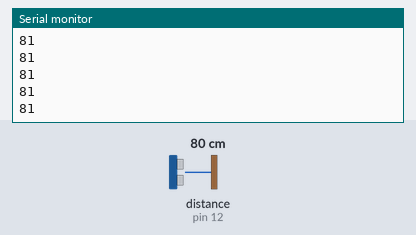
The sketch below on a simulated Arduino Uno, built with avr-gcc and run on an emulated ATmega328P. Shown: the last lines printed to the serial monitor. Inputs (shaded band) come from the test bench; at power-on: distance to the obstacle (sensor on pin 12) 80 cm. The echo pulse lasts 58.3 µs per cm.

Above: at 3.2 s.
3.3 s: distance to the obstacle (sensor on pin 12) set to 2 cm
At 3.51 s:
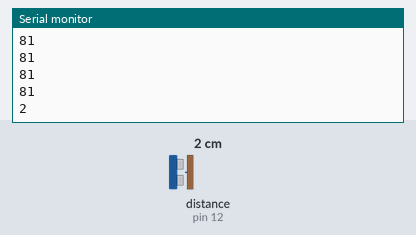
4.8 s: distance to the obstacle (sensor on pin 12) set to 4 cm
At 5.01 s:
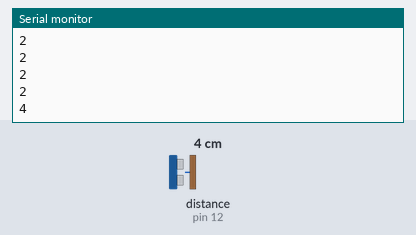
Timing chart, 0 to 7.8 s (numbered marks = the images above; inputs shaded):
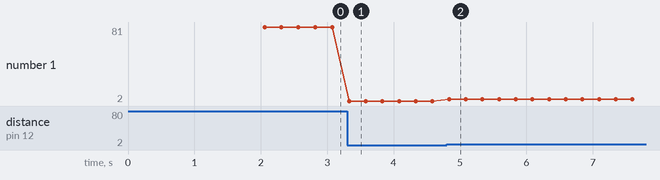

The sketch:

PingExample.ino
```cpp
#include <NewPing.h>
#include <DRV8835MotorShield.h>  //Pololu DRV8835 Dual Motor Driver Shield Library
#define TRIGGER_PIN  13  // Arduino pin tied to trigger pin on the ultrasonic sensor.
#define ECHO_PIN     12  // Arduino pin tied to echo pin on the ultrasonic sensor.
#define MAX_DISTANCE 200 // Maximum distance we want to ping for (in centimeters). Maximum sensor distance is rated at 400-500cm.


NewPing sonar(TRIGGER_PIN, ECHO_PIN, MAX_DISTANCE); // NewPing setup of pins and maximum distance.


void setup()
{

  Serial.begin(115200);
  delay(2000);
}

void loop()
{
  delay(50);
  unsigned int uS = sonar.ping();
  unsigned int cmDistance = uS/US_ROUNDTRIP_CM;
  Serial.println(cmDistance);
  delay(200);
}
```

Measured:
- after the input at 3.3 s, the serial monitor: prints a new line at once (image 1)
- after the input at 4.8 s, the serial monitor: prints a new line at once (image 2)
- plotted number 1: 81 → 2 after the input at 3.3 s, 2 → 4 after the input at 4.8 s
